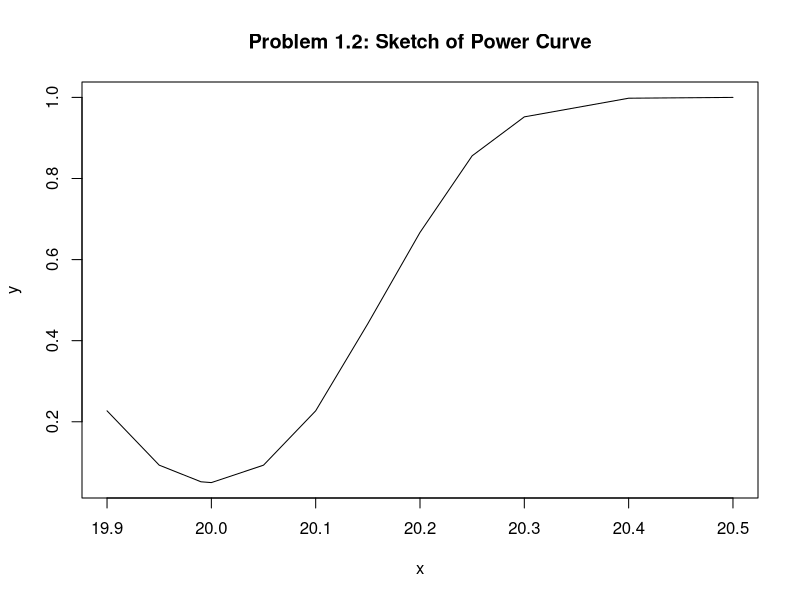

Write R code to recreate this figure.



pnorm(-1.96+(sqrt(29)*(20-20.05)/.43))+1-pnorm(1.96+(sqrt(29)*(20-20.05)/.43))

#1.2
delta <- (sqrt(29)*(20.05-20))/.43
pt(-qt(.975,28),28,delta)+1-pt(qt(.975,28),28,delta)
x <- c(19.9,19.95,19.99,20,20.05,20.1,20.15,20.2,20.25,20.3,20.4,20.5)
y <- c(.227,.093,.052,.05,.093,.227,.442,.667,.856,.952,.998,.99998)

# make sure to attach pdf of this plot to submission
plot(x,y,type = "l", main = "Problem 1.2: Sketch of Power Curve")

#1.3
power.t.test(n=,delta=.15,sd=.43,sig.level = .05,power = .8,
             type = c("one.sample"),alternative = c("one.sided"))


#2.1

pt((sqrt(15)*(8.7-10))/2,14)

#2.2
delta = (sqrt(15)*(8.5-10))/2
pt(-qt(.99,14),14,delta)


#3.1
x <- c(125,123,117,123,115,112,128,118,124,111,116,109,125,120,113,123,112,118,
       121,118,122,115,105,118,131)
shapiro.test(x)

ts <-((length(x)-1)*var(x))/10^2
pchisq(ts,length(x)-1)

#3.2
sds = c(5,6,7,8,9,10)
ys = 1-pchisq((100/(sds^2))*qchisq(.1,length(x)-1),length(x)-1)

cbind(sds,ys)

#3.3
sqrt(((length(x)-1)*var(x))/qchisq(.05,length(x)-1))

#4.1
median(x)
S_plus=length(which(x>120))
pbinom(S_plus,length(x),.5)
qbinom(.05,length(x),.5)

#4.2
z = x - 120
nstar = z[-which(z==0)]
nstar = abs(nstar)
nstar = sort(nstar,decreasing = FALSE)


wp <- 1+4+8.5+8.5+8.5+11.5+14.5+14.5+19+22.5
wn <- 4+4+4+4+8.5+11.5+14.5+14.5+17+19+19+21+22.5+24

qsignrank(.05,length(x),TRUE)
psignrank(wp,length(x),TRUE)


#4.3
118.4+(1.711*(sd(x)/sqrt(length(x))))


#5.1

ci = c(.92-(1.96*sqrt((.92*.08)/100)),.92+(1.96*sqrt((.92*.08)/100)))
ci

#5.3

ps = seq(.75,.95,by=.05)
ys = 1-pbinom(qbinom(ps,100,.8)-1,100,ps)
cbind(ps, ys)

#5.4

qnorm(.95)
qnorm(.80)
(((qnorm(.95)*sqrt(.8*.2))+(qnorm(.80)*sqrt(.9*.1)))/.1)^2




1-(1 - pchisq((23.8^2)/(47.9^2)*qchisq(.95,9),9))
